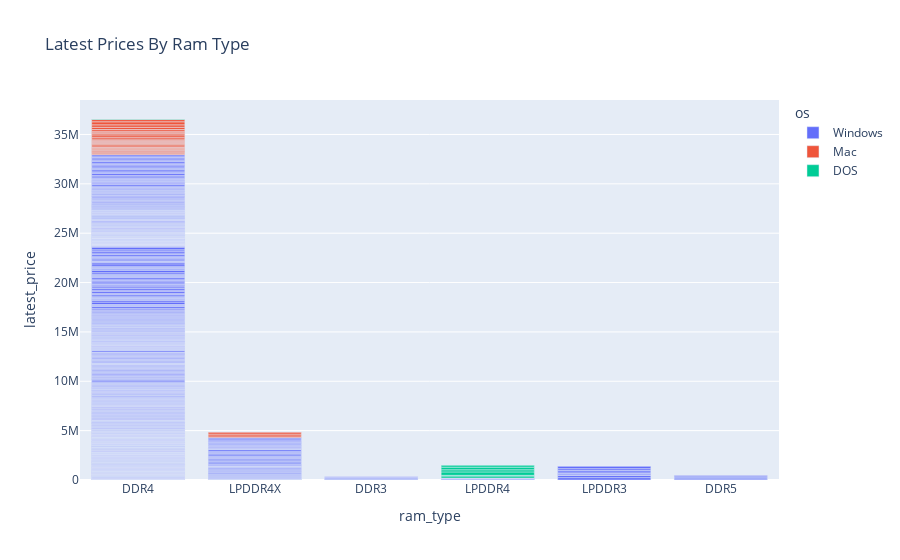

Notebook code cell kept with this figure:
### Code cell
fig = px.bar(df, y='latest_price', x='ram_type',color = 'os',
            title="Latest Prices By Ram Type")
fig.show()

### Figure 1 — Plotly figure (JSON) as saved in the notebook; plotly's stock layout.template omitted (floating-point values rounded to 4 significant figures; data arrays with more than 128 entries replaced by an {"elided": "..."} marker saying what was removed)
{"data": [{"alignmentgroup": "True", "hovertemplate": "os=Windows<br>ram_type=%{x}<br>latest_price=%{y}<extra></extra>", "legendgroup": "Windows", "marker": {"color": "#636efa", "pattern": {"shape": ""}}, "name": "Windows", "offsetgroup": "Windows", "orientation": "v", "showlegend": true, "textposition": "auto", "type": "bar", "x": {"elided": "530 str values"}, "xaxis": "x", "y": {"elided": "530 int values"}, "yaxis": "y"}, {"alignmentgroup": "True", "hovertemplate": "os=Mac<br>ram_type=%{x}<br>latest_price=%{y}<extra></extra>", "legendgroup": "Mac", "marker": {"color": "#EF553B", "pattern": {"shape": ""}}, "name": "Mac", "offsetgroup": "Mac", "orientation": "v", "showlegend": true, "textposition": "auto", "type": "bar", "x": ["LPDDR4X", "LPDDR4X", "LPDDR4X", "DDR4", "DDR4", "DDR4", "DDR4", "DDR4", "DDR4", "DDR4", "DDR4", "DDR4", "DDR4", "DDR4", "DDR4", "DDR4", "DDR4", "DDR4", "DDR4", "DDR4", "DDR4", "DDR4", "DDR4", "DDR4", "DDR4", "DDR4", "DDR4"], "xaxis": "x", "y": [159990, 179990, 179990, 85990, 112990, 104990, 112990, 132990, 104990, 85990, 149990, 125990, 103990, 101990, 104990, 131990, 128990, 184990, 225990, 124990, 104990, 149990, 169990, 225990, 243990, 309990, 225990], "yaxis": "y"}, {"alignmentgroup": "True", "hovertemplate": "os=DOS<br>ram_type=%{x}<br>latest_price=%{y}<extra></extra>", "legendgroup": "DOS", "marker": {"color": "#00cc96", "pattern": {"shape": ""}}, "name": "DOS", "offsetgroup": "DOS", "orientation": "v", "showlegend": true, "textposition": "auto", "type": "bar", "x": ["LPDDR4", "LPDDR4", "LPDDR4", "LPDDR4", "LPDDR4", "LPDDR4", "DDR4"], "xaxis": "x", "y": [199990, 75500, 345390, 214790, 269290, 179990, 57490], "yaxis": "y"}], "layout": {"barmode": "relative", "legend": {"title": {"text": "os"}, "tracegroupgap": 0}, "title": {"text": "Latest Prices By Ram Type"}, "xaxis": {"anchor": "y", "domain": [0, 1], "title": {"text": "ram_type"}}, "yaxis": {"anchor": "x", "domain": [0, 1], "title": {"text": "latest_price"}}}}
